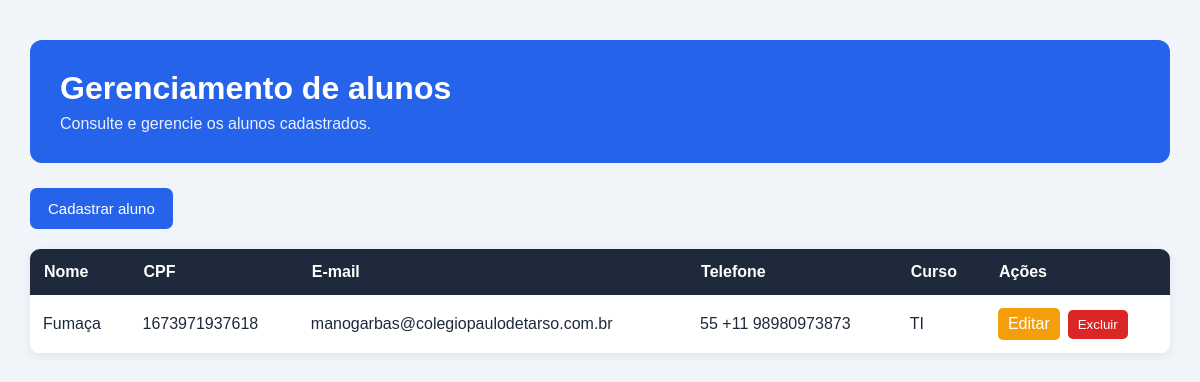
Before: / with the older database file.
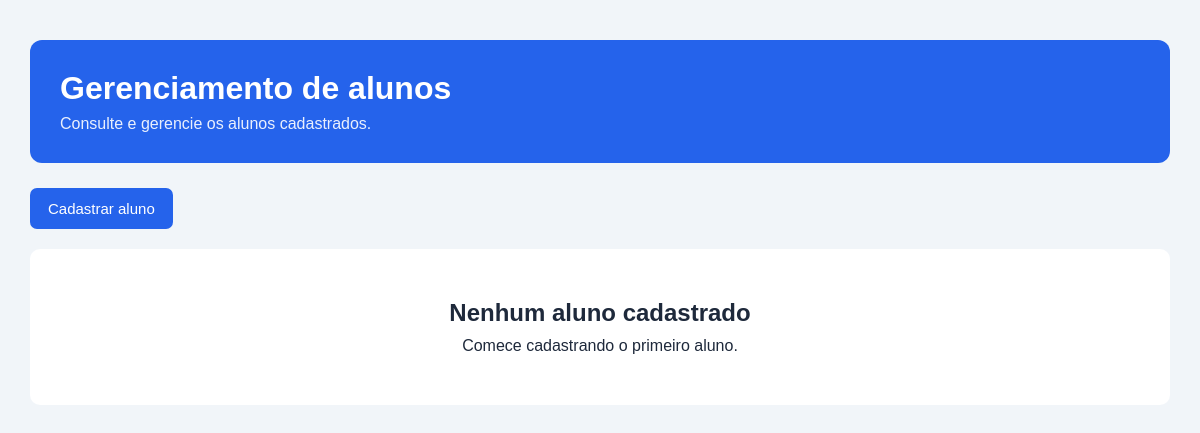
After: the same page with the newer database file.
### tables this page shows
CREATE TABLE alunos (
            id INTEGER PRIMARY KEY AUTOINCREMENT,
            nome TEXT NOT NULL,
            cpf TEXT NOT NULL,
            email TEXT NOT NULL,
            telefone TEXT,
            curso TEXT NOT NULL
        );

### app.py (the view)
@app.route("/")
def index():
    conexao = conectar_banco()
    alunos = conexao.execute(
        "SELECT * FROM alunos ORDER BY id DESC"
    ).fetchall()
    conexao.close()
    return render_template("index.html", alunos=alunos)

### app.py (called while the page is built)
def conectar_banco():
    conexao = sqlite3.connect(DATABASE)
    conexao.row_factory = sqlite3.Row
    return conexao

### templates/index.html (shortened to what this page needs)
<!DOCTYPE html>
<html lang="pt-BR">
<head>
	<link rel="stylesheet" href="{{ url_for('static', filename='style.css') }}">
</head>
<body>
	<main class="container">
		<header>
			<h1>Gerenciamento de alunos</h1>
			<p>Consulte e gerencie os alunos cadastrados.</p>
		</header>
		<div class="acoes">
			<a class="botao" href="{{ url_for('cadastrar') }}">Cadastrar aluno</a>
		</div>
		{% if alunos %}
			<div class="tabela-container">
				<table>
					<thead>
						<tr>
							<th>Nome</th>
							<th>CPF</th>
							<th>E-mail</th>
							<th>Telefone</th>
							<th>Curso</th>
							<th>Ações</th>
						</tr>
					</thead>
					<tbody>
						{% for aluno in alunos %}
							<tr>
								<td>{{ aluno['nome'] }}</td>
								<td>{{ aluno['cpf'] }}</td>
								<td>{{ aluno['email'] }}</td>
								<td>{{ aluno['telefone'] or '-' }}</td>
								<td>{{ aluno['curso'] }}</td>
								<td>
									<div class="acoes-tabela">
										<a class="editar" href="{{ url_for('editar', id=aluno['id']) }}">Editar</a>
										<form action="{{ url_for('excluir', id=aluno['id']) }}" method="post">
											<button class="excluir" type="submit">Excluir</button>
										</form>
									</div>
								</td>
							</tr>
						{% endfor %}
					</tbody>
				</table>
			</div>
		{% else %}
			<section class="vazio">
				<h2>Nenhum aluno cadastrado</h2>
				<p>Comece cadastrando o primeiro aluno.</p>
			</section>
		{% endif %}
	</main>
</body>
</html>

### static/style.css (style rules this page uses)
* { box-sizing: border-box; margin: 0; padding: 0; }
body { font-family: Arial, Helvetica, sans-serif; background-color: #f1f5f9; color: #1e293b; }
.container { width: 95%; max-width: 1200px; margin: 40px auto; }
header { background-color: #2563eb; color: white; padding: 30px; border-radius: 12px; margin-bottom: 25px; }
header h1 { margin-bottom: 8px; }
header p { opacity: 0.9; }
.acoes { margin-bottom: 20px; }
.botao { display: inline-block; background-color: #2563eb; color: white; text-decoration: none; border: none; padding: 12px 18px; border-radius: 7px; cursor: pointer; font-size: 15px; }
.vazio { background-color: white; padding: 50px; text-align: center; border-radius: 10px; }
.vazio h2 { margin-bottom: 10px; }

Changed rows visible on the page:
removed alunos: nome "Fumaça", cpf "1673971937618", email "manogarbas@colegiopaulodetarso.com.br", telefone "55 +11 98980973873", curso "TI"
Other visible differences:
text no longer shown: "Nome CPF E-mail Telefone Curso Ações"
text now shown: "Nenhum aluno cadastrado Comece cadastrando o primeiro aluno."
